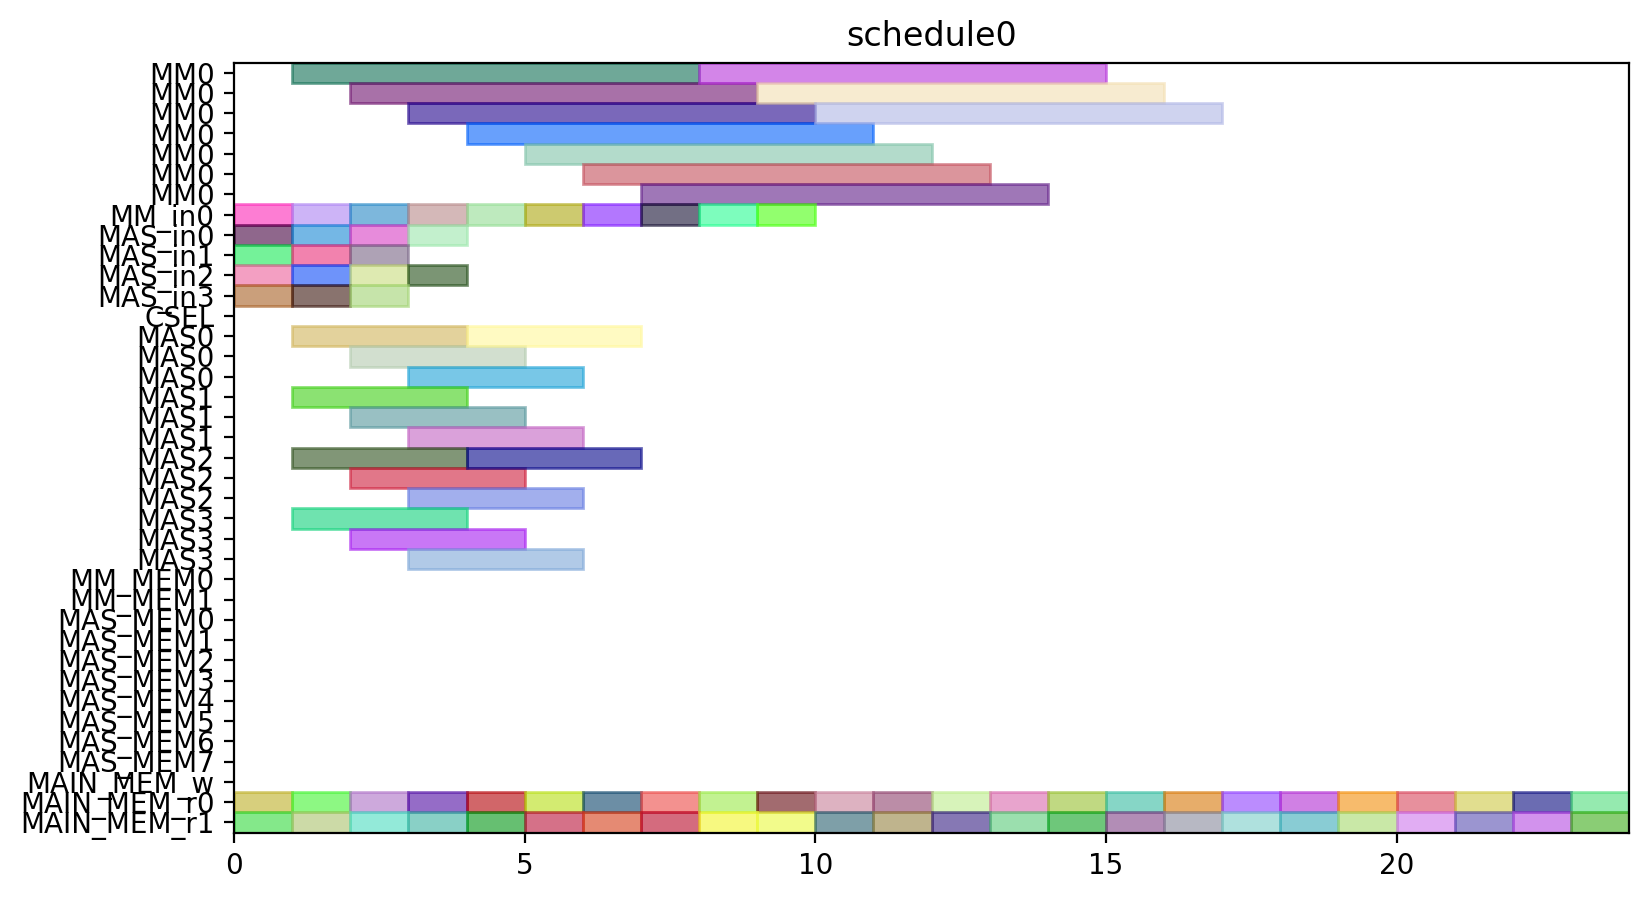

The Python source for this figure:
from pyschedule import Scenario, solvers, plotters, alt


def solve():
	horizon = 90
	S = Scenario("schedule0", horizon=horizon)

	# resource
	MM = S.Resources('MM', num=1, size=7)
	MM_in = S.Resources('MM_in', num=1)
	MAS_in = S.Resources('MAS_in', num=4)
	CSEL = S.Resource('CSEL')
	MAS = S.Resources('MAS', num=4, size=3, periods=range(1, horizon))
	MM_MEM = S.Resources('MM_MEM', num=2)
	MAS_MEM = S.Resources('MAS_MEM', num=8)
	MAIN_MEM_w = S.Resource('MAIN_MEM_w', size=1)
	MAIN_MEM_r = S.Resources('MAIN_MEM_r', num=2)

	# result of previous scheduling

	# new tasks
	t0_t0 = S.Task('t0_t0', length=3, delay_cost=1)
	t0_t0 += alt(MAS)
	t0_t0_in = S.Task('t0_t0_in', length=1, delay_cost=1)
	t0_t0_in += alt(MAS_in)
	S += t0_t0_in*MAS_in[0]<=t0_t0*MAS[0]

	S += t0_t0_in*MAS_in[1]<=t0_t0*MAS[1]

	S += t0_t0_in*MAS_in[2]<=t0_t0*MAS[2]

	S += t0_t0_in*MAS_in[3]<=t0_t0*MAS[3]

	t0_t0_mem0 = S.Task('t0_t0_mem0', length=1, delay_cost=1)
	t0_t0_mem0 += MAIN_MEM_r[0]
	t0_t0_mem1 = S.Task('t0_t0_mem1', length=1, delay_cost=1)
	t0_t0_mem1 += MAIN_MEM_r[1]
	t0_t1 = S.Task('t0_t1', length=3, delay_cost=1)
	t0_t1 += alt(MAS)
	t0_t1_in = S.Task('t0_t1_in', length=1, delay_cost=1)
	t0_t1_in += alt(MAS_in)
	S += t0_t1_in*MAS_in[0]<=t0_t1*MAS[0]

	S += t0_t1_in*MAS_in[1]<=t0_t1*MAS[1]

	S += t0_t1_in*MAS_in[2]<=t0_t1*MAS[2]

	S += t0_t1_in*MAS_in[3]<=t0_t1*MAS[3]

	t0_t1_mem0 = S.Task('t0_t1_mem0', length=1, delay_cost=1)
	t0_t1_mem0 += MAIN_MEM_r[0]
	t0_t1_mem1 = S.Task('t0_t1_mem1', length=1, delay_cost=1)
	t0_t1_mem1 += MAIN_MEM_r[1]
	t0_t3 = S.Task('t0_t3', length=7, delay_cost=1)
	t0_t3 += alt(MM)
	t0_t3_in = S.Task('t0_t3_in', length=1, delay_cost=1)
	t0_t3_in += alt(MM_in)
	S += t0_t3_in*MM_in[0]<=t0_t3*MM[0]

	t0_t3_mem0 = S.Task('t0_t3_mem0', length=1, delay_cost=1)
	t0_t3_mem0 += MAIN_MEM_r[0]
	t0_t3_mem1 = S.Task('t0_t3_mem1', length=1, delay_cost=1)
	t0_t3_mem1 += MAIN_MEM_r[1]
	t10 = S.Task('t10', length=3, delay_cost=1)
	t10 += alt(MAS)
	t10_in = S.Task('t10_in', length=1, delay_cost=1)
	t10_in += alt(MAS_in)
	S += t10_in*MAS_in[0]<=t10*MAS[0]

	S += t10_in*MAS_in[1]<=t10*MAS[1]

	S += t10_in*MAS_in[2]<=t10*MAS[2]

	S += t10_in*MAS_in[3]<=t10*MAS[3]

	t10_mem0 = S.Task('t10_mem0', length=1, delay_cost=1)
	t10_mem0 += MAIN_MEM_r[0]
	t10_mem1 = S.Task('t10_mem1', length=1, delay_cost=1)
	t10_mem1 += MAIN_MEM_r[1]
	t11 = S.Task('t11', length=3, delay_cost=1)
	t11 += alt(MAS)
	t11_in = S.Task('t11_in', length=1, delay_cost=1)
	t11_in += alt(MAS_in)
	S += t11_in*MAS_in[0]<=t11*MAS[0]

	S += t11_in*MAS_in[1]<=t11*MAS[1]

	S += t11_in*MAS_in[2]<=t11*MAS[2]

	S += t11_in*MAS_in[3]<=t11*MAS[3]

	t11_mem0 = S.Task('t11_mem0', length=1, delay_cost=1)
	t11_mem0 += MAIN_MEM_r[0]
	t11_mem1 = S.Task('t11_mem1', length=1, delay_cost=1)
	t11_mem1 += MAIN_MEM_r[1]
	t3_t0 = S.Task('t3_t0', length=7, delay_cost=1)
	t3_t0 += alt(MM)
	t3_t0_in = S.Task('t3_t0_in', length=1, delay_cost=1)
	t3_t0_in += alt(MM_in)
	S += t3_t0_in*MM_in[0]<=t3_t0*MM[0]

	t3_t0_mem0 = S.Task('t3_t0_mem0', length=1, delay_cost=1)
	t3_t0_mem0 += MAIN_MEM_r[0]
	t3_t0_mem1 = S.Task('t3_t0_mem1', length=1, delay_cost=1)
	t3_t0_mem1 += MAIN_MEM_r[1]
	t3_t1 = S.Task('t3_t1', length=7, delay_cost=1)
	t3_t1 += alt(MM)
	t3_t1_in = S.Task('t3_t1_in', length=1, delay_cost=1)
	t3_t1_in += alt(MM_in)
	S += t3_t1_in*MM_in[0]<=t3_t1*MM[0]

	t3_t1_mem0 = S.Task('t3_t1_mem0', length=1, delay_cost=1)
	t3_t1_mem0 += MAIN_MEM_r[0]
	t3_t1_mem1 = S.Task('t3_t1_mem1', length=1, delay_cost=1)
	t3_t1_mem1 += MAIN_MEM_r[1]
	t3_t2 = S.Task('t3_t2', length=3, delay_cost=1)
	t3_t2 += alt(MAS)
	t3_t2_in = S.Task('t3_t2_in', length=1, delay_cost=1)
	t3_t2_in += alt(MAS_in)
	S += t3_t2_in*MAS_in[0]<=t3_t2*MAS[0]

	S += t3_t2_in*MAS_in[1]<=t3_t2*MAS[1]

	S += t3_t2_in*MAS_in[2]<=t3_t2*MAS[2]

	S += t3_t2_in*MAS_in[3]<=t3_t2*MAS[3]

	t3_t2_mem0 = S.Task('t3_t2_mem0', length=1, delay_cost=1)
	t3_t2_mem0 += MAIN_MEM_r[0]
	t3_t2_mem1 = S.Task('t3_t2_mem1', length=1, delay_cost=1)
	t3_t2_mem1 += MAIN_MEM_r[1]
	t3_t3 = S.Task('t3_t3', length=3, delay_cost=1)
	t3_t3 += alt(MAS)
	t3_t3_in = S.Task('t3_t3_in', length=1, delay_cost=1)
	t3_t3_in += alt(MAS_in)
	S += t3_t3_in*MAS_in[0]<=t3_t3*MAS[0]

	S += t3_t3_in*MAS_in[1]<=t3_t3*MAS[1]

	S += t3_t3_in*MAS_in[2]<=t3_t3*MAS[2]

	S += t3_t3_in*MAS_in[3]<=t3_t3*MAS[3]

	t3_t3_mem0 = S.Task('t3_t3_mem0', length=1, delay_cost=1)
	t3_t3_mem0 += MAIN_MEM_r[0]
	t3_t3_mem1 = S.Task('t3_t3_mem1', length=1, delay_cost=1)
	t3_t3_mem1 += MAIN_MEM_r[1]
	t4_t0 = S.Task('t4_t0', length=3, delay_cost=1)
	t4_t0 += alt(MAS)
	t4_t0_in = S.Task('t4_t0_in', length=1, delay_cost=1)
	t4_t0_in += alt(MAS_in)
	S += t4_t0_in*MAS_in[0]<=t4_t0*MAS[0]

	S += t4_t0_in*MAS_in[1]<=t4_t0*MAS[1]

	S += t4_t0_in*MAS_in[2]<=t4_t0*MAS[2]

	S += t4_t0_in*MAS_in[3]<=t4_t0*MAS[3]

	t4_t0_mem0 = S.Task('t4_t0_mem0', length=1, delay_cost=1)
	t4_t0_mem0 += MAIN_MEM_r[0]
	t4_t0_mem1 = S.Task('t4_t0_mem1', length=1, delay_cost=1)
	t4_t0_mem1 += MAIN_MEM_r[1]
	t4_t1 = S.Task('t4_t1', length=3, delay_cost=1)
	t4_t1 += alt(MAS)
	t4_t1_in = S.Task('t4_t1_in', length=1, delay_cost=1)
	t4_t1_in += alt(MAS_in)
	S += t4_t1_in*MAS_in[0]<=t4_t1*MAS[0]

	S += t4_t1_in*MAS_in[1]<=t4_t1*MAS[1]

	S += t4_t1_in*MAS_in[2]<=t4_t1*MAS[2]

	S += t4_t1_in*MAS_in[3]<=t4_t1*MAS[3]

	t4_t1_mem0 = S.Task('t4_t1_mem0', length=1, delay_cost=1)
	t4_t1_mem0 += MAIN_MEM_r[0]
	t4_t1_mem1 = S.Task('t4_t1_mem1', length=1, delay_cost=1)
	t4_t1_mem1 += MAIN_MEM_r[1]
	t4_t3 = S.Task('t4_t3', length=7, delay_cost=1)
	t4_t3 += alt(MM)
	t4_t3_in = S.Task('t4_t3_in', length=1, delay_cost=1)
	t4_t3_in += alt(MM_in)
	S += t4_t3_in*MM_in[0]<=t4_t3*MM[0]

	t4_t3_mem0 = S.Task('t4_t3_mem0', length=1, delay_cost=1)
	t4_t3_mem0 += MAIN_MEM_r[0]
	t4_t3_mem1 = S.Task('t4_t3_mem1', length=1, delay_cost=1)
	t4_t3_mem1 += MAIN_MEM_r[1]
	t5_t0 = S.Task('t5_t0', length=7, delay_cost=1)
	t5_t0 += alt(MM)
	t5_t0_in = S.Task('t5_t0_in', length=1, delay_cost=1)
	t5_t0_in += alt(MM_in)
	S += t5_t0_in*MM_in[0]<=t5_t0*MM[0]

	t5_t0_mem0 = S.Task('t5_t0_mem0', length=1, delay_cost=1)
	t5_t0_mem0 += MAIN_MEM_r[0]
	t5_t0_mem1 = S.Task('t5_t0_mem1', length=1, delay_cost=1)
	t5_t0_mem1 += MAIN_MEM_r[1]
	t5_t1 = S.Task('t5_t1', length=7, delay_cost=1)
	t5_t1 += alt(MM)
	t5_t1_in = S.Task('t5_t1_in', length=1, delay_cost=1)
	t5_t1_in += alt(MM_in)
	S += t5_t1_in*MM_in[0]<=t5_t1*MM[0]

	t5_t1_mem0 = S.Task('t5_t1_mem0', length=1, delay_cost=1)
	t5_t1_mem0 += MAIN_MEM_r[0]
	t5_t1_mem1 = S.Task('t5_t1_mem1', length=1, delay_cost=1)
	t5_t1_mem1 += MAIN_MEM_r[1]
	t5_t2 = S.Task('t5_t2', length=3, delay_cost=1)
	t5_t2 += alt(MAS)
	t5_t2_in = S.Task('t5_t2_in', length=1, delay_cost=1)
	t5_t2_in += alt(MAS_in)
	S += t5_t2_in*MAS_in[0]<=t5_t2*MAS[0]

	S += t5_t2_in*MAS_in[1]<=t5_t2*MAS[1]

	S += t5_t2_in*MAS_in[2]<=t5_t2*MAS[2]

	S += t5_t2_in*MAS_in[3]<=t5_t2*MAS[3]

	t5_t2_mem0 = S.Task('t5_t2_mem0', length=1, delay_cost=1)
	t5_t2_mem0 += MAIN_MEM_r[0]
	t5_t2_mem1 = S.Task('t5_t2_mem1', length=1, delay_cost=1)
	t5_t2_mem1 += MAIN_MEM_r[1]
	t5_t3 = S.Task('t5_t3', length=3, delay_cost=1)
	t5_t3 += alt(MAS)
	t5_t3_in = S.Task('t5_t3_in', length=1, delay_cost=1)
	t5_t3_in += alt(MAS_in)
	S += t5_t3_in*MAS_in[0]<=t5_t3*MAS[0]

	S += t5_t3_in*MAS_in[1]<=t5_t3*MAS[1]

	S += t5_t3_in*MAS_in[2]<=t5_t3*MAS[2]

	S += t5_t3_in*MAS_in[3]<=t5_t3*MAS[3]

	t5_t3_mem0 = S.Task('t5_t3_mem0', length=1, delay_cost=1)
	t5_t3_mem0 += MAIN_MEM_r[0]
	t5_t3_mem1 = S.Task('t5_t3_mem1', length=1, delay_cost=1)
	t5_t3_mem1 += MAIN_MEM_r[1]
	t6_t0 = S.Task('t6_t0', length=7, delay_cost=1)
	t6_t0 += alt(MM)
	t6_t0_in = S.Task('t6_t0_in', length=1, delay_cost=1)
	t6_t0_in += alt(MM_in)
	S += t6_t0_in*MM_in[0]<=t6_t0*MM[0]

	t6_t0_mem0 = S.Task('t6_t0_mem0', length=1, delay_cost=1)
	t6_t0_mem0 += MAIN_MEM_r[0]
	t6_t0_mem1 = S.Task('t6_t0_mem1', length=1, delay_cost=1)
	t6_t0_mem1 += MAIN_MEM_r[1]
	t6_t1 = S.Task('t6_t1', length=7, delay_cost=1)
	t6_t1 += alt(MM)
	t6_t1_in = S.Task('t6_t1_in', length=1, delay_cost=1)
	t6_t1_in += alt(MM_in)
	S += t6_t1_in*MM_in[0]<=t6_t1*MM[0]

	t6_t1_mem0 = S.Task('t6_t1_mem0', length=1, delay_cost=1)
	t6_t1_mem0 += MAIN_MEM_r[0]
	t6_t1_mem1 = S.Task('t6_t1_mem1', length=1, delay_cost=1)
	t6_t1_mem1 += MAIN_MEM_r[1]
	t6_t2 = S.Task('t6_t2', length=3, delay_cost=1)
	t6_t2 += alt(MAS)
	t6_t2_in = S.Task('t6_t2_in', length=1, delay_cost=1)
	t6_t2_in += alt(MAS_in)
	S += t6_t2_in*MAS_in[0]<=t6_t2*MAS[0]

	S += t6_t2_in*MAS_in[1]<=t6_t2*MAS[1]

	S += t6_t2_in*MAS_in[2]<=t6_t2*MAS[2]

	S += t6_t2_in*MAS_in[3]<=t6_t2*MAS[3]

	t6_t2_mem0 = S.Task('t6_t2_mem0', length=1, delay_cost=1)
	t6_t2_mem0 += MAIN_MEM_r[0]
	t6_t2_mem1 = S.Task('t6_t2_mem1', length=1, delay_cost=1)
	t6_t2_mem1 += MAIN_MEM_r[1]
	t6_t3 = S.Task('t6_t3', length=3, delay_cost=1)
	t6_t3 += alt(MAS)
	t6_t3_in = S.Task('t6_t3_in', length=1, delay_cost=1)
	t6_t3_in += alt(MAS_in)
	S += t6_t3_in*MAS_in[0]<=t6_t3*MAS[0]

	S += t6_t3_in*MAS_in[1]<=t6_t3*MAS[1]

	S += t6_t3_in*MAS_in[2]<=t6_t3*MAS[2]

	S += t6_t3_in*MAS_in[3]<=t6_t3*MAS[3]

	t6_t3_mem0 = S.Task('t6_t3_mem0', length=1, delay_cost=1)
	t6_t3_mem0 += MAIN_MEM_r[0]
	t6_t3_mem1 = S.Task('t6_t3_mem1', length=1, delay_cost=1)
	t6_t3_mem1 += MAIN_MEM_r[1]
	t7_t0 = S.Task('t7_t0', length=7, delay_cost=1)
	t7_t0 += alt(MM)
	t7_t0_in = S.Task('t7_t0_in', length=1, delay_cost=1)
	t7_t0_in += alt(MM_in)
	S += t7_t0_in*MM_in[0]<=t7_t0*MM[0]

	t7_t0_mem0 = S.Task('t7_t0_mem0', length=1, delay_cost=1)
	t7_t0_mem0 += MAIN_MEM_r[0]
	t7_t0_mem1 = S.Task('t7_t0_mem1', length=1, delay_cost=1)
	t7_t0_mem1 += MAIN_MEM_r[1]
	t7_t1 = S.Task('t7_t1', length=7, delay_cost=1)
	t7_t1 += alt(MM)
	t7_t1_in = S.Task('t7_t1_in', length=1, delay_cost=1)
	t7_t1_in += alt(MM_in)
	S += t7_t1_in*MM_in[0]<=t7_t1*MM[0]

	t7_t1_mem0 = S.Task('t7_t1_mem0', length=1, delay_cost=1)
	t7_t1_mem0 += MAIN_MEM_r[0]
	t7_t1_mem1 = S.Task('t7_t1_mem1', length=1, delay_cost=1)
	t7_t1_mem1 += MAIN_MEM_r[1]
	t7_t2 = S.Task('t7_t2', length=3, delay_cost=1)
	t7_t2 += alt(MAS)
	t7_t2_in = S.Task('t7_t2_in', length=1, delay_cost=1)
	t7_t2_in += alt(MAS_in)
	S += t7_t2_in*MAS_in[0]<=t7_t2*MAS[0]

	S += t7_t2_in*MAS_in[1]<=t7_t2*MAS[1]

	S += t7_t2_in*MAS_in[2]<=t7_t2*MAS[2]

	S += t7_t2_in*MAS_in[3]<=t7_t2*MAS[3]

	t7_t2_mem0 = S.Task('t7_t2_mem0', length=1, delay_cost=1)
	t7_t2_mem0 += MAIN_MEM_r[0]
	t7_t2_mem1 = S.Task('t7_t2_mem1', length=1, delay_cost=1)
	t7_t2_mem1 += MAIN_MEM_r[1]
	t7_t3 = S.Task('t7_t3', length=3, delay_cost=1)
	t7_t3 += alt(MAS)
	t7_t3_in = S.Task('t7_t3_in', length=1, delay_cost=1)
	t7_t3_in += alt(MAS_in)
	S += t7_t3_in*MAS_in[0]<=t7_t3*MAS[0]

	S += t7_t3_in*MAS_in[1]<=t7_t3*MAS[1]

	S += t7_t3_in*MAS_in[2]<=t7_t3*MAS[2]

	S += t7_t3_in*MAS_in[3]<=t7_t3*MAS[3]

	t7_t3_mem0 = S.Task('t7_t3_mem0', length=1, delay_cost=1)
	t7_t3_mem0 += MAIN_MEM_r[0]
	t7_t3_mem1 = S.Task('t7_t3_mem1', length=1, delay_cost=1)
	t7_t3_mem1 += MAIN_MEM_r[1]
	solvers.mip.solve(S,msg=1,kind='CPLEX',ratio_gap=1.01)

	solution = [['hoge']*len(S.solution()[1]) for i in range(len(S.solution()))]
	for i in range(len(S.solution())):
		for j in range(len(S.solution()[i])):
			solution[i][j]=str(S.solution()[i][j])
	print(solution)

	cycles = int(solution[-1][3])

	pic_file_name = "/home/mfukuda/ABE/multiRAM_multiMAS_16mux/scheduling_result/stage7MM1_stage3MAS4/SQR012345/schedule0.png"
	if(S.solution() != []):
		plotters.matplotlib.plot(S,img_filename=pic_file_name, show_task_labels=False, fig_size=(cycles*0.25+3, 5))

	return solution
